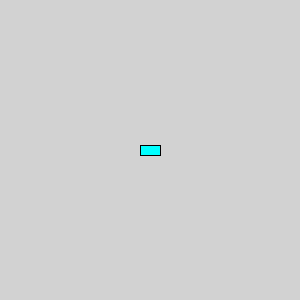
Frame 1 (no input)
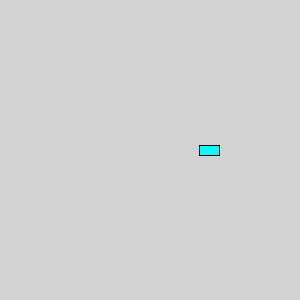
Frame 60 (the mouse pressed at the canvas centre just before this capture)
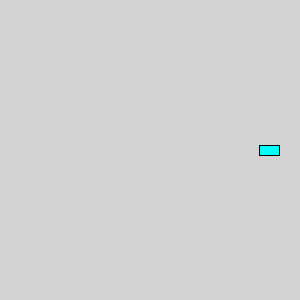
Frame 120 (the mouse held since frame 60 and released just before this capture)

The Processing sketch that drew these frames (run headless with seeded random() and noise(); from frame 60 on, the mouse is pressed at the canvas centre):

// Processing sketch: OOPcar
// ── OOPcar.pde
Car mycar;
void setup() {
  size(300, 300);
  mycar = new Car(color(0,255, 255), width/2, height/2, 1);
}
void draw() {
  background(210);
  mycar.mostrar();
  mycar.dirigir();
}

// ── classCar.pde
class Car {
  color c;
  float xpos;
  float ypos;
  float xvel;

  Car (color tempc, float tempxpos, float tempypos, float tempxvel) {
    c = tempc;
    xpos = tempxpos;
    ypos = tempypos;
    xvel = tempxvel;
  }

  void mostrar() {
    rectMode(CENTER);
    fill(c);
    rect(xpos, ypos, 20, 10);
  }

  void dirigir() {
    xpos=xpos+xvel;
    if (xpos>width) {
      xpos=0;
    }
  }
}
